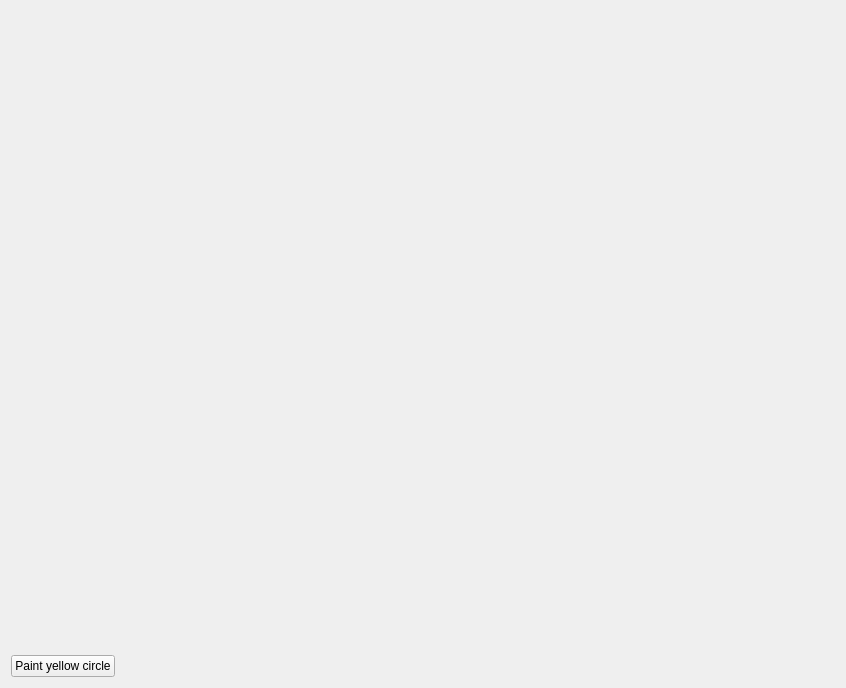
<?xml version="1.0" encoding="UTF-8"?>
<ui version="4.0">
 <class>Form</class>
 <widget class="QWidget" name="Form">
  <property name="geometry">
   <rect>
    <x>0</x>
    <y>0</y>
    <width>846</width>
    <height>688</height>
   </rect>
  </property>
  <property name="windowTitle">
   <string>Form</string>
  </property>
  <layout class="QVBoxLayout" name="verticalLayout">
   <item>
    <widget class="QLabel" name="label">
     <property name="text">
      <string/>
     </property>
    </widget>
   </item>
   <item>
    <widget class="QPushButton" name="pushButton">
     <property name="sizePolicy">
      <sizepolicy hsizetype="Fixed" vsizetype="Fixed">
       <horstretch>0</horstretch>
       <verstretch>0</verstretch>
      </sizepolicy>
     </property>
     <property name="layoutDirection">
      <enum>Qt::LeftToRight</enum>
     </property>
     <property name="text">
      <string>Paint yellow circle</string>
     </property>
    </widget>
   </item>
  </layout>
 </widget>
 <resources/>
 <connections/>
</ui>
